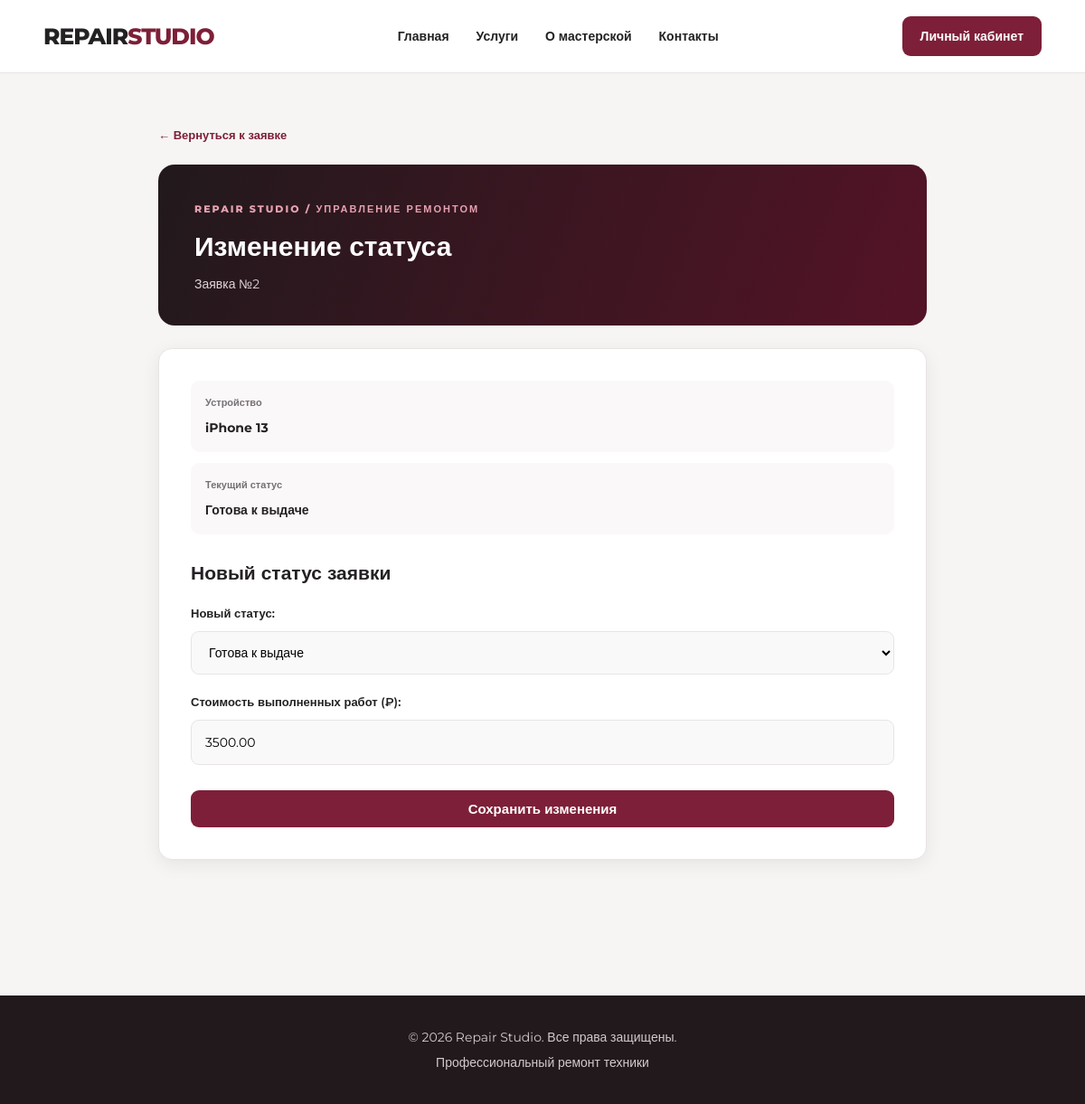
/repairs/2/change-status/ (signed in), run on the app's committed database.
### workshop/models.py (models this page shows, shortened)
class RepairRequest(models.Model):
    class Status(models.TextChoices):
        NEW = 'new', 'Новая'
        ACCEPTED = 'accepted', 'Принята'
        DIAGNOSTICS = 'diagnostics', 'Диагностика'
        WAITING_PARTS = 'waiting_parts', 'Ожидание запчастей'
        IN_PROGRESS = 'in_progress', 'В ремонте'
        COMPLETED = 'completed', 'Готова к выдаче'
        ISSUED = 'issued', 'Выдана'
        CANCELLED = 'cancelled', 'Отменена'
    customer = models.ForeignKey(
        'workshop.User',
        on_delete=models.CASCADE,
        related_name='repair_requests',
        verbose_name='Клиент'
    )
    master = models.ForeignKey(
        'workshop.User',
        on_delete=models.SET_NULL,
        null=True,
        blank=True,
        related_name='assigned_repairs',
        verbose_name='Мастер'
    )
    service = models.ForeignKey(
        Service,
        on_delete=models.SET_NULL,
        null=True,
        blank=True,
        related_name='requests',
        verbose_name='Услуга'
    )
    device_type = models.CharField(
        max_length=100,
        verbose_name='Тип устройства'
    )
    description = models.TextField(
        verbose_name='Описание неисправности'
    )
    photo = models.ImageField(
        upload_to='repair_photos/',
        blank=True,
        null=True,
        verbose_name='Фотография устройства'
    )
    status = models.CharField(
        max_length=30,
        choices=Status.choices,
        default=Status.NEW,
        verbose_name='Статус заявки'
    )
    work_cost = models.DecimalField(
        max_digits=10,
        decimal_places=2,
        default=Decimal('0.00'),
        verbose_name='Стоимость ремонта'
    )
    created_at = models.DateTimeField(
        auto_now_add=True,
        verbose_name='Дата создания'
    )
    updated_at = models.DateTimeField(
        auto_now=True,
        verbose_name='Дата обновления'
    )
    class Meta:
        verbose_name = 'Заявка на ремонт'
        verbose_name_plural = 'Заявки на ремонт'
        ordering = ['-created_at']

### workshop/views.py (the view)
    def wrapper(request, *args, **kwargs):
        if not request.user.is_authenticated:
            return HttpResponseForbidden(
                'Необходимо войти в систему.'
            )
        if request.user.role != User.Role.MASTER:
            return HttpResponseForbidden(
                'У вас нет прав доступа.'
            )
        return view_func(request, *args, **kwargs)

### workshop/forms.py
class RepairStatusForm(forms.ModelForm):
    class Meta:
        model = RepairRequest
        fields = ['status', 'work_cost']
        labels = {
            'status': 'Новый статус',
            'work_cost': 'Стоимость выполненных работ (₽)',
        }
        widgets = {
            'work_cost': forms.NumberInput(attrs={
                'min': 0,
                'step': '0.01',
                'placeholder': 'Введите стоимость ремонта',
            }),
        }

### workshop/views.py (called while the page is built)
def master_required(view_func):
    def wrapper(request, *args, **kwargs):
        if not request.user.is_authenticated:
            return HttpResponseForbidden(
                'Необходимо войти в систему.'
            )
        if request.user.role != User.Role.MASTER:
            return HttpResponseForbidden(
                'У вас нет прав доступа.'
            )
        return view_func(request, *args, **kwargs)
    return wrapper

def get_repair_for_user(request, repair_id):
    if not request.user.is_authenticated:
        raise PermissionDenied
    if request.user.role == User.Role.ADMIN:
        requests = RepairRequest.objects.all()
    elif request.user.role == User.Role.MASTER:
        requests = RepairRequest.objects.filter(
            master=request.user
        )
    elif request.user.role == User.Role.CLIENT:
        requests = RepairRequest.objects.filter(
            customer=request.user
        )
    else:
        raise PermissionDenied
    return get_object_or_404(requests, pk=repair_id)

### workshop/templates/workshop/change_repair_status.html (shortened to what this page needs)
{% extends 'workshop/base.html' %}
{% block content %}
<div class="status-edit-page">
    <a href="{% url 'repair_detail' repair.id %}" class="repair-detail-back">
        ← Вернуться к заявке
    </a>
    <div class="status-edit-header">
        <span>REPAIR STUDIO / УПРАВЛЕНИЕ РЕМОНТОМ</span>
        <h1>Изменение статуса</h1>
        <p>Заявка №{{ repair.id }}</p>
    </div>
    <section class="status-edit-card">
        <div class="status-edit-info">
            <span>Устройство</span>
            <strong>{{ repair.device_type }}</strong>
        </div>
        <div class="status-edit-info">
            <span>Текущий статус</span>
            <strong>{{ repair.get_status_display }}</strong>
        </div>
        <h2>Новый статус заявки</h2>
        <form method="post" class="status-edit-form">
            {{ form.as_p }}
            <button type="submit">
                Сохранить изменения
            </button>
        </form>
    </section>
</div>
{% endblock %}

### workshop/static/workshop/css/style.css (style rules this page uses)
:root { --burgundy: #7D1F38; --burgundy-dark: #541326; --burgundy-light: #A83B55; --background: #F6F5F3; --white: #FFFFFF; --text: #242124; --text-muted: #777177; --border: #E8E4E4; --radius: 14px; --shadow: 0 5px 20px rgba(35, 20, 25, 0.07); }
* { box-sizing: border-box; }
body { margin: 0; padding: 0; background: var(--background); color: var(--text); font-family: 'Montserrat', sans-serif; line-height: 1.6; }
a { color: var(--burgundy); text-decoration: none; transition: 0.2s; }
h1, h2, h3 { color: var(--text); line-height: 1.2; }
button { background: var(--burgundy); color: var(--white); border: none; border-radius: 9px; padding: 12px 22px; font-size: 15px; font-weight: 600; cursor: pointer; transition: 0.2s; }
input, textarea, select { max-width: 100%; padding: 11px 13px; border: 1px solid var(--border); border-radius: 9px; font: inherit; }
html { scroll-behavior: smooth; }
.repair-detail-back { display: inline-block; margin-bottom: 22px; font-size: 13px; font-weight: 700; }
.status-edit-page { width: min(850px, 92%); margin: 0 auto; padding: 55px 0 80px; }
.status-edit-header { padding: 35px 40px; margin-bottom: 25px; background: linear-gradient(110deg, #21191C, #541326); border-radius: 18px; color: white; }
.status-edit-header span { color: #E7A1B1; font-size: 11px; font-weight: 800; letter-spacing: 2px; }
.status-edit-header h1 { margin: 12px 0; color: white; font-size: 30px; }
.status-edit-header p { margin: 0; color: #E1D6DA; font-size: 14px; }
.status-edit-card { padding: 35px; background: white; border: 1px solid var(--border); border-radius: 15px; box-shadow: var(--shadow); }
.status-edit-info { display: flex; flex-direction: column; gap: 7px; padding: 16px; margin-bottom: 12px; background: #FAF8F8; border-radius: 10px; }
.status-edit-info span { color: var(--text-muted); font-size: 11px; font-weight: 600; }
.status-edit-info strong { color: var(--text); font-size: 14px; }
.status-edit-card h2 { margin: 30px 0 22px; font-size: 21px; }
.status-edit-form p { display: flex; flex-direction: column; gap: 9px; margin-bottom: 20px; }
.status-edit-form label { font-size: 13px; font-weight: 600; }
.status-edit-form select, .status-edit-form input, .status-edit-form textarea { width: 100%; padding: 13px 15px; background: #FAF9F9; border: 1px solid var(--border); border-radius: 9px; font-family: inherit; font-size: 14px; }
.status-edit-form button { width: 100%; margin-top: 8px; }

### data on the page
RepairRequest: id "2", device_type "iPhone 13", status "Готова к выдаче", work_cost "3500.00"
